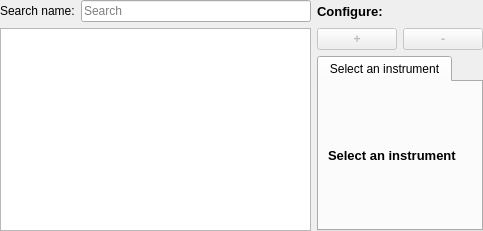
<?xml version="1.0" encoding="UTF-8"?>
<ui version="4.0">
 <class>Form</class>
 <widget class="QWidget" name="Form">
  <property name="geometry">
   <rect>
    <x>0</x>
    <y>0</y>
    <width>483</width>
    <height>231</height>
   </rect>
  </property>
  <property name="windowTitle">
   <string>Form</string>
  </property>
  <layout class="QGridLayout" name="gridLayout">
   <property name="leftMargin">
    <number>0</number>
   </property>
   <property name="topMargin">
    <number>0</number>
   </property>
   <property name="rightMargin">
    <number>0</number>
   </property>
   <property name="bottomMargin">
    <number>0</number>
   </property>
   <item row="0" column="0">
    <widget class="QLabel" name="label">
     <property name="text">
      <string>Search name:</string>
     </property>
    </widget>
   </item>
   <item row="0" column="3" colspan="2">
    <widget class="QLabel" name="label_config">
     <property name="font">
      <font>
       <pointsize>10</pointsize>
       <weight>75</weight>
       <bold>true</bold>
      </font>
     </property>
     <property name="text">
      <string>Configure:</string>
     </property>
    </widget>
   </item>
   <item row="1" column="3">
    <widget class="QPushButton" name="pushButton_add">
     <property name="enabled">
      <bool>false</bool>
     </property>
     <property name="font">
      <font>
       <pointsize>9</pointsize>
       <weight>75</weight>
       <bold>true</bold>
      </font>
     </property>
     <property name="text">
      <string>+</string>
     </property>
    </widget>
   </item>
   <item row="1" column="0" rowspan="2" colspan="2">
    <widget class="QTableWidget" name="tableWidget_instruments"/>
   </item>
   <item row="0" column="1">
    <widget class="QLineEdit" name="lineEdit_search">
     <property name="placeholderText">
      <string>Search</string>
     </property>
    </widget>
   </item>
   <item row="1" column="4">
    <widget class="QPushButton" name="pushButton_remove">
     <property name="enabled">
      <bool>false</bool>
     </property>
     <property name="font">
      <font>
       <pointsize>9</pointsize>
       <weight>75</weight>
       <bold>true</bold>
      </font>
     </property>
     <property name="text">
      <string>-</string>
     </property>
    </widget>
   </item>
   <item row="2" column="3" colspan="2">
    <widget class="QTabWidget" name="config_tabs">
     <property name="currentIndex">
      <number>0</number>
     </property>
     <widget class="QWidget" name="tab">
      <attribute name="title">
       <string>Select an instrument</string>
      </attribute>
      <layout class="QGridLayout" name="gridLayout_2">
       <item row="0" column="0">
        <widget class="QLabel" name="config_widge">
         <property name="text">
          <string>&lt;html&gt;&lt;head/&gt;&lt;body&gt;&lt;p&gt;&lt;span style=&quot; font-size:10pt; font-weight:600;&quot;&gt;Select an instrument&lt;/span&gt;&lt;/p&gt;&lt;/body&gt;&lt;/html&gt;</string>
         </property>
        </widget>
       </item>
      </layout>
     </widget>
    </widget>
   </item>
  </layout>
 </widget>
 <resources/>
 <connections/>
</ui>
